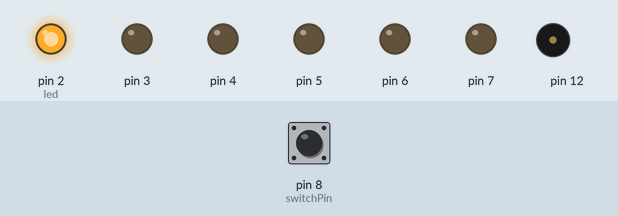
The sketch below on a simulated Arduino Uno, built with avr-gcc and run on an emulated ATmega328P. Shown: output pins drawn as LEDs (lit = HIGH), buzzer (waves = sounding). The inputs (shaded band) are chosen by the test bench; at power-on: pin 8 (switchPin) LOW. What the sketch prints to the serial monitor is not drawn.

Above: at 1.2 s.
1.3 s: pin 8 (switchPin) pulled LOW for 1 s
At 2.6 s:
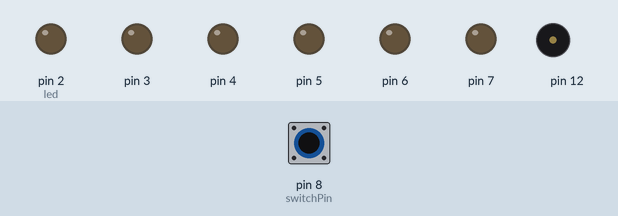
5.3 s: pin 8 (switchPin) pulled HIGH for 3.2 s
At 9.3 s:
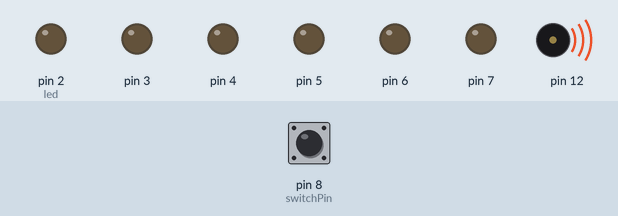
10.0 s: pin 8 (switchPin) pulled HIGH for 0.15 s
At 11.9 s:
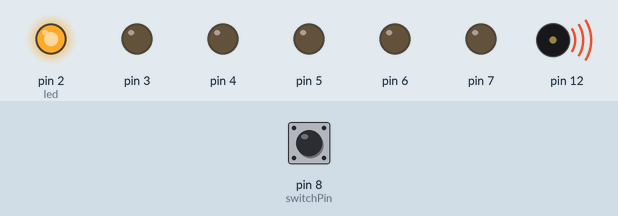
13.1 s: pin 8 (switchPin) pulled HIGH for 1 s
At 16.6 s:
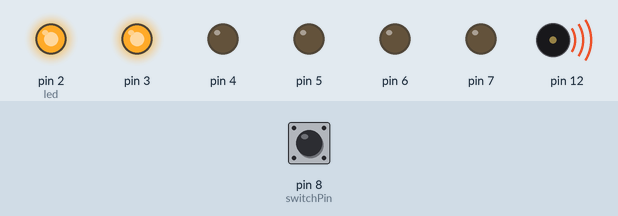
Timing chart, 0 to 21.1 s (numbered marks = the images above; inputs shaded):
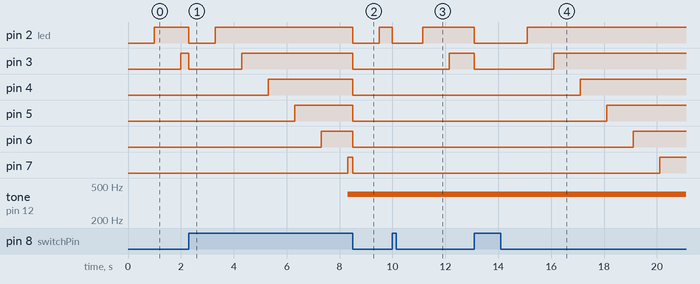

Measured:
- after the input at 1.3 s, pin 2 (led): HIGH → LOW after 1.0 s, → HIGH 1.0 s later; pin 4: stays LOW (without the input it goes to HIGH after 1.7 s); pin 5: stays LOW (without the input it goes to HIGH after 2.7 s); pin 6: stays LOW (without the input it goes to HIGH after 3.7 s)
- after the input at 5.3 s, pin 2 (led): HIGH → LOW after 3.2 s, → HIGH 1.0 s later; pin 3: HIGH → LOW after 3.2 s
- after the input at 10.0 s, pin 2 (led): HIGH → LOW at once, → HIGH 1.1 s later; pin 3: LOW → HIGH after 2.2 s instead of 0.50 s; pin 4: stays LOW (without the input it goes to HIGH after 1.5 s); pin 5: stays LOW (without the input it goes to HIGH after 2.5 s)
- after the input at 13.1 s, pin 2 (led): HIGH → LOW at once, → HIGH 2.0 s later; pin 3: HIGH → LOW at once, → HIGH 3.0 s later; pin 4: LOW → HIGH after 4.0 s instead of 0.05 s; pin 5: LOW → HIGH after 5.0 s instead of 1.1 s; pin 6: LOW → HIGH after 6.0 s instead of 2.1 s

The sketch:

hour_glass.ino
```cpp
const int switchPin = 8;
unsigned long previousTime = 0;

int switchState = 0;
int prevSwitchState = 0;

int led = 2;

long interval = 1000;

void setup() {
  // put your setup code here, to run once:

  for(int x= 2; x < 8; x++){
    pinMode(x, OUTPUT);
  }

  pinMode(switchPin, INPUT);

  pinMode(12, OUTPUT);
  digitalWrite(12, LOW);

  Serial.begin(9600);
}

void loop() {
  // put your main code here, to run repeatedly:

  unsigned long curTime = millis();


  if (curTime-previousTime > interval){
    previousTime = curTime;
    digitalWrite(led, HIGH);
    Serial.print(led);
    led++;

    if (led == 8){
      tone(12, 400);
    }
  }

  switchState = digitalRead(switchPin);

  if(switchState != prevSwitchState){
    Serial.print("State switch\n");
    for(int x= 2; x < 8; x++){
      digitalWrite(x, LOW);
    }
    led = 2;
    previousTime = curTime;

  }

  prevSwitchState = switchState;


}
```
